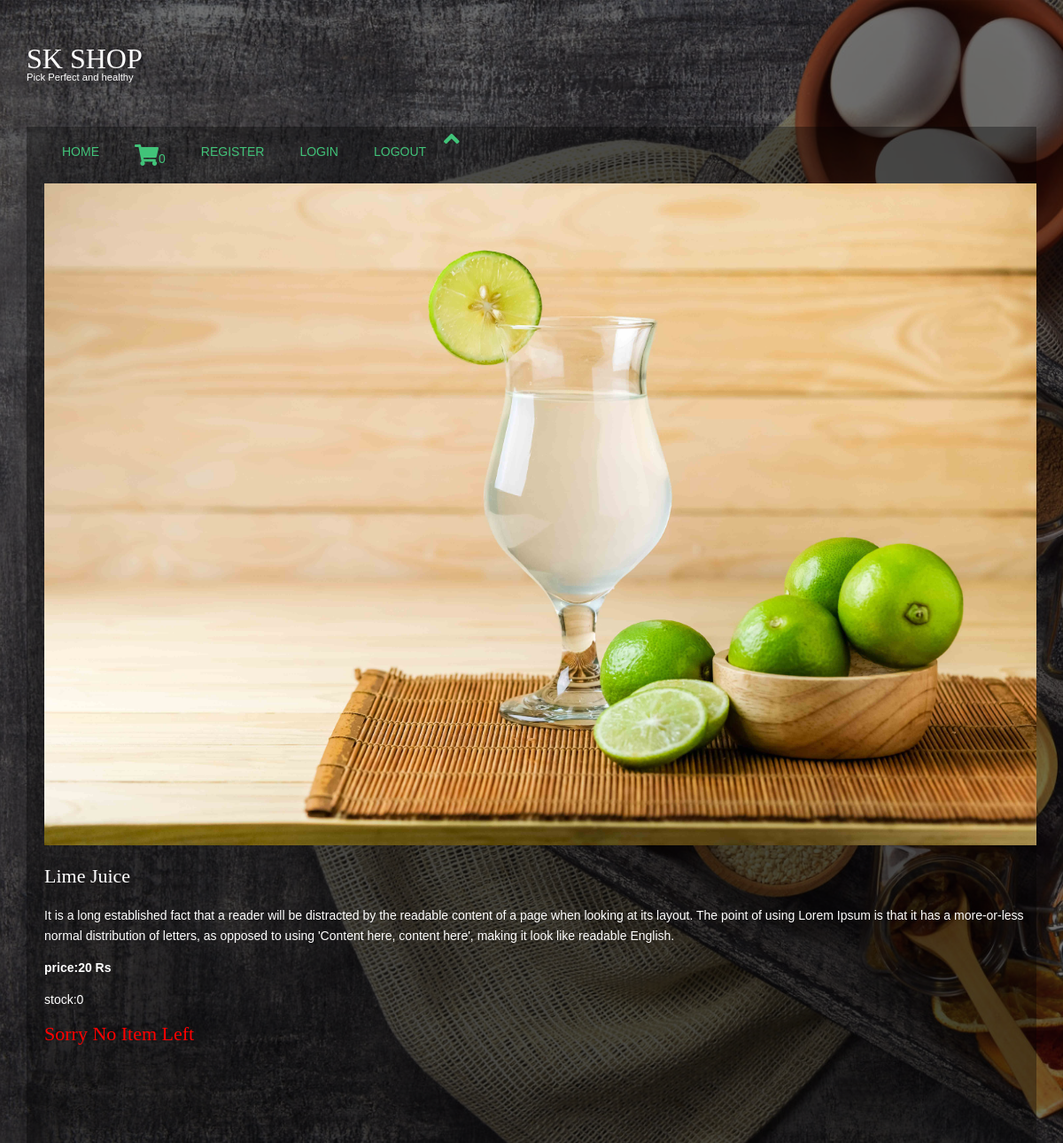
The page /juice/lime-juice on the database its author committed.
### productapp/models.py (models this page shows, shortened)
class products(models.Model):
    name = models.CharField(max_length=150, unique=True)
    slug = models.SlugField(max_length=150, unique=True)
    img=models.ImageField(upload_to='product')
    desc=models.TextField()
    stock=models.IntegerField()
    available=models.BooleanField()
    price=models.IntegerField()
    category=models.ForeignKey(categ,on_delete=models.CASCADE)

### productapp/views.py (the view)
# urls.py: path('<slug:c_slug>/<slug:product_slug>',views.proddetails,name='details'),
def proddetails(request,c_slug,product_slug):
    try:
        prod=products.objects.get(category__slug=c_slug,slug=product_slug)
    except Exception as e:
        raise e
    return render(request,'details.html',{'pr':prod})

### cartapp/context_processor.py (called while the page is built)
def count(request):
    item_count=0
    if 'admin' in request.path:
        return {}
    else:
        try:
            ct=cartlist.objects.filter(cart_id=c_id(request))
            cti=items.objects.all().filter(cart=ct[:1])
            for c in cti:
                item_count+=c.quan
        except cartlist.DoesNotExist:
            item_count=0
        return dict(itc=item_count)

### cartapp/views.py (called while the page is built)
def c_id(request):
    ct_id=request.session.session_key
    if not ct_id:
        ct_id=request.session.create()
    return ct_id

### templates/details.html (shortened to what this page needs)
{% extends 'mainheader.html' %}
{% load static %}
{% block content %}
    <a id="button"><i class="fas fa-angle-up fa-2x"></i></a>
        <section class="tm-mb-1" id="about">
            <div class="tm-row tm-about-row">
                <div class="tm-section-1-l">
                    <img src="{{pr.img.url}}" height="500" width="500" alt="About image" class="tm-img-responsive">
                </div><br>
                <article class="tm-section-1-r tm-bg-color-8">
                    <h2 class="tm-mb-2 tm-title-color">{{pr.name}}</h2>
                        <p>{{pr.desc}}</p>
              <p> <b>price:{{pr.price}} Rs</b></p>
              <p> stock:{{pr.stock}} </p>
              {% if pr.stock <= 0 %}
                    <h1 style="color:red">Sorry no item left</h1>
               {% else %}
                    <a href="{% url 'addcart' pr.id %}" class="tm-btn tm-btn-1 tm-link-to-services"><button class="btn btn-success">Add to cart</button></a>
               {% endif %}
                </article>
            </div>
        </section>
<br>
<br><br>
<br>
{% endblock %}

### static/hm/layout/styles/layout.css (style rules this page uses)
*, *::before, *::after { transition:all .3s ease-in-out; }
body { color:#474747; background-color:#FFFFFF; }
a { color:#41C379; }

### static/hm/layout/styles/framework.css (style rules this page uses)
html { overflow-y:scroll; overflow-x:hidden; }
html, body { margin:0; padding:0; font-size:14px; line-height:1.6em; }
*, *::before, *::after { box-sizing:border-box; }
a { outline:none; text-decoration:none; }
img { width:auto; max-width:100%; height:auto; margin:0; padding:0; border:none; line-height:normal; vertical-align:middle; }
body, input, textarea, select { font-family:Verdana, Geneva, sans-serif; }
h1, h2, h3, h4, h5, h6, .heading { font-family:Georgia, "Times New Roman", Times, serif; }
::placeholder { opacity:1; }
h1, h2, h3, h4, h5, h6, .heading { margin:0 0 20px 0; font-size:22px; line-height:normal; font-weight:normal; text-transform:capitalize; }
address, article, aside, figcaption, figure, footer, header, main, nav, section { display:block; margin:0; padding:0; }

### rows shown on the page
products: img (picture), name "Lime Juice", desc "It is a long established fact that a reader will be distracted by the readable content of a page when looking at its layout. The point of using Lorem Ipsum is that it has a more-or-less normal distribution of letters, as opposed to using 'Content here, content here', making it look like readable English.", price "20", stock "0"

### other values the page prints
{{ itc }} "0"
